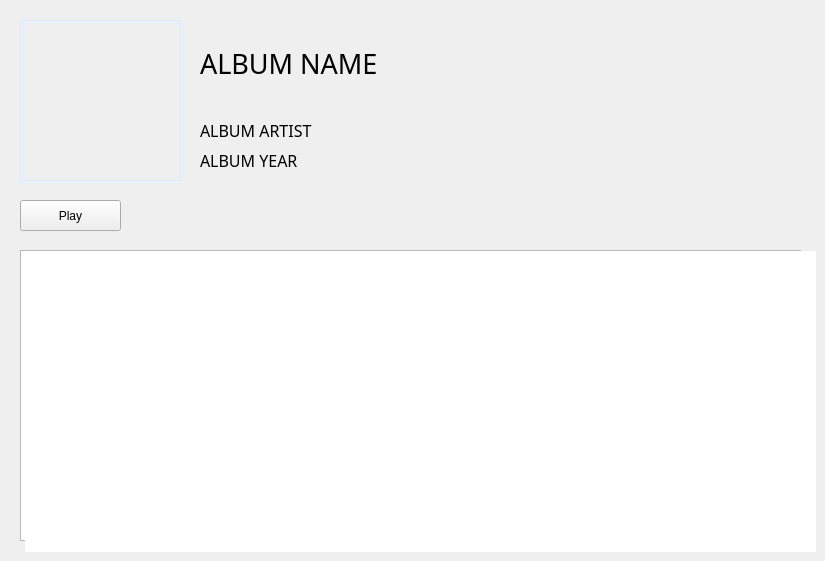
    <widget class="QWidget" name="libraryDisplayPage">
     <widget class="QLabel" name="album_Image_ld">
      <property name="geometry">
       <rect>
        <x>20</x>
        <y>20</y>
        <width>161</width>
        <height>161</height>
       </rect>
      </property>
      <property name="styleSheet">
       <string notr="true">border: 1px solid #DBEAFE;</string>
      </property>
      <property name="text">
       <string/>
      </property>
      <property name="pixmap">
       <pixmap resource="resources.qrc">:/otherfiles/assets/images/disk.png</pixmap>
      </property>
      <property name="scaledContents">
       <bool>true</bool>
      </property>
     </widget>
     <widget class="QLabel" name="album_playlist_title_ld">
      <property name="geometry">
       <rect>
        <x>200</x>
        <y>3</y>
        <width>401</width>
        <height>121</height>
       </rect>
      </property>
      <property name="font">
       <font>
        <family>Work Sans Semibold</family>
        <pointsize>20</pointsize>
        <fontweight>DemiBold</fontweight>
       </font>
      </property>
      <property name="styleSheet">
       <string notr="true">font-family: &quot;Work Sans Semibold&quot;;</string>
      </property>
      <property name="text">
       <string>ALBUM NAME</string>
      </property>
      <property name="alignment">
       <set>Qt::AlignLeading|Qt::AlignLeft|Qt::AlignVCenter</set>
      </property>
      <property name="wordWrap">
       <bool>true</bool>
      </property>
     </widget>
     <widget class="QLabel" name="artist_ld">
      <property name="geometry">
       <rect>
        <x>200</x>
        <y>110</y>
        <width>251</width>
        <height>41</height>
       </rect>
      </property>
      <property name="font">
       <font>
        <family>Work Sans Light</family>
        <pointsize>12</pointsize>
        <fontweight>Light</fontweight>
       </font>
      </property>
      <property name="styleSheet">
       <string notr="true">font-family: &quot;Work Sans Light&quot;;</string>
      </property>
      <property name="text">
       <string>ALBUM ARTIST</string>
      </property>
      <property name="alignment">
       <set>Qt::AlignLeading|Qt::AlignLeft|Qt::AlignVCenter</set>
      </property>
      <property name="wordWrap">
       <bool>true</bool>
      </property>
     </widget>
     <widget class="QLabel" name="published_ld">
      <property name="geometry">
       <rect>
        <x>200</x>
        <y>140</y>
        <width>251</width>
        <height>41</height>
       </rect>
      </property>
      <property name="font">
       <font>
        <family>Work Sans Light</family>
        <pointsize>12</pointsize>
        <fontweight>Light</fontweight>
       </font>
      </property>
      <property name="styleSheet">
       <string notr="true">font-family: &quot;Work Sans Light&quot;;</string>
      </property>
      <property name="text">
       <string>ALBUM YEAR</string>
      </property>
      <property name="alignment">
       <set>Qt::AlignLeading|Qt::AlignLeft|Qt::AlignVCenter</set>
      </property>
      <property name="wordWrap">
       <bool>false</bool>
      </property>
     </widget>
     <widget class="QPushButton" name="state_Button_ld">
      <property name="geometry">
       <rect>
        <x>20</x>
        <y>200</y>
        <width>101</width>
        <height>31</height>
       </rect>
      </property>
      <property name="styleSheet">
       <string notr="true"/>
      </property>
      <property name="text">
       <string>Play</string>
      </property>
     </widget>
     <widget class="QListView" name="playlistListView">
      <property name="geometry">
       <rect>
        <x>20</x>
        <y>250</y>
        <width>781</width>
        <height>291</height>
       </rect>
      </property>
     </widget>
     <widget class="QListView" name="details_listView_ld">
      <property name="geometry">
       <rect>
        <x>25</x>
        <y>251</y>
        <width>791</width>
        <height>301</height>
       </rect>
      </property>
      <property name="styleSheet">
       <string notr="true">color: white;
border: 0;</string>
      </property>
     </widget>
    </widget>
